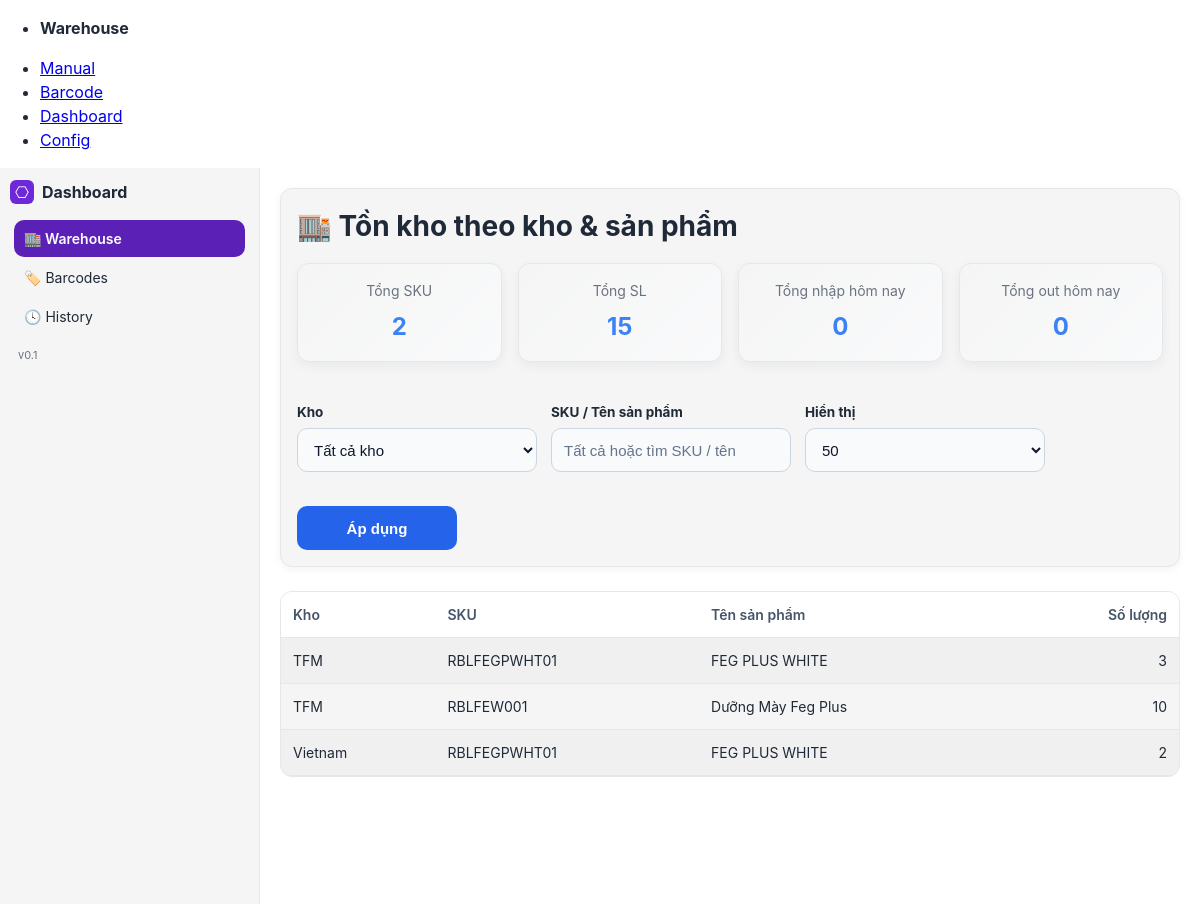
The page /dashboard/warehouse/ on the database its author committed.
### inventory/models.py (models this page shows, shortened)
class Product(models.Model):
    sku   = models.CharField(max_length=64, unique=True, db_index=True)
    name  = models.CharField(max_length=255)
    code4 = models.CharField(
        max_length=4,
        unique=True,
        validators=[RegexValidator(r'^\d{4}$', 'Mã sản phẩm phải gồm đúng 4 chữ số.')],
        editable=False,  # không cho sửa trên form/admin
    )
    class Meta:
        ordering = ["id"]

### inventory/views.py (the view)
# urls.py: path("dashboard/warehouse/", views.dashboard_warehouse, name="dashboard_warehouse"),
def dashboard_warehouse(request):
    wh_id = request.GET.get("wh") or ""
    q     = (request.GET.get("q") or "").strip()
    per   = int(request.GET.get("per") or 50)
    warehouses = Warehouse.objects.all().order_by("code")
    inv_qs = Inventory.objects.select_related("warehouse", "product")
    if wh_id:
        inv_qs = inv_qs.filter(warehouse_id=wh_id)
    if q:
        inv_qs = inv_qs.filter(Q(product__sku__icontains=q) | Q(product__name__icontains=q))
    rows = (
        inv_qs.values("warehouse__code", "product__sku", "product__name")
              .annotate(qty=Sum("qty"))
              .order_by("warehouse__code", "product__sku")
    )
    pager = Paginator(list(rows), per)
    page  = pager.get_page(request.GET.get("page", 1))
    today = timezone.now().date()
    move_today_qs = Move.objects.filter(
        created_at__date=today
    )
    if wh_id:
        move_today_qs = move_today_qs.filter(
            Q(from_wh_id=wh_id) | Q(to_wh_id=wh_id)
        )
    today_in = move_today_qs.filter(action='IN').count()
    today_out = move_today_qs.filter(action='OUT').count()
    return render(request, "inventory/dashboard_warehouse.html", {
        "active_tab": "warehouse",
        "warehouses": warehouses,
        "wh_id": str(wh_id),
        "q": q,
        "per": per,
        "per_options": [25, 50, 100, 200],
        "page": page,
        "total_skus": rows.values("product__sku").distinct().count(),
        "total_qty": sum(r["qty"] or 0 for r in rows),
        "today_in": today_in,
        "today_out": today_out,
    })

### inventory/templates/inventory/dashboard_warehouse.html (shortened to what this page needs)
{% extends "inventory/base.html" %}
{% block content %}
<div class="dash-wrap">
  {% include "inventory/_dash_sidebar.html" %}
  <main class="dash-main">
    <div class="dash-header">
      <h2 class="dash-title">🏬 Tồn kho theo kho & sản phẩm</h2>
      <div class="stats-grid">
        <div class="stat-card">
          <p class="label">Tổng SKU</p>
          <p class="value">{{ total_skus }}</p>
        </div>
        <div class="stat-card">
          <p class="label">Tổng SL</p>
          <p class="value">{{ total_qty }}</p>
        </div>
        <div class="stat-card">
          <p class="label">Tổng nhập hôm nay</p>
          <p class="value">{{ today_in|default:0 }}</p>
        </div>
        <div class="stat-card">
          <p class="label">Tổng out hôm nay</p>
          <p class="value">{{ today_out|default:0 }}</p>
        </div>
      </div>
      <form method="get" class="filters">
        <div>
          <label>Kho</label>
          <select name="wh">
            <option value="" {% if not wh_id %}selected{% endif %}>Tất cả kho</option>
          </select>
        </div>
        <div>
          <label>SKU / Tên sản phẩm</label>
          <input type="search" name="q" value="{{ q }}" placeholder="Tất cả hoặc tìm SKU / tên">
        </div>
        <div>
          <label>Hiển thị</label>
          <select name="per">
            {% for n in per_options %}
              <option value="{{ n }}" {% if per == n %}selected{% endif %}>{{ n }}</option>
            {% endfor %}
          </select>
        </div>
        <div>
          <button type="submit" style="margin-top: 20px;">Áp dụng</button>
        </div>
      </form>
    </div>
    <article class="table-card">
      <div class="table-wrap">
        <table>
          <thead>
            <tr>
              <th>Kho</th>
              <th>SKU</th>
              <th>Tên sản phẩm</th>
              <th style="text-align:right">Số lượng</th>
            </tr>
          </thead>
          <tbody>
            {% for r in page.object_list %}
              <tr>
                <td>{{ r.warehouse__code }}</td>
                <td>{{ r.product__sku }}</td>
                <td>{{ r.product__name }}</td>
                <td style="text-align:right">{{ r.qty|default:0 }}</td>
              </tr>
            {% empty %}<tr><td colspan="4">Chưa có dữ liệu.</td></tr>{% endfor %}
          </tbody>
        </table>
      </div>
    </article>
  </main>
</div>
{% endblock %}

### inventory/templates/inventory/base.html (style rules this page uses)
:root { --background: #FFFFFF; --card-bg: #F5F5F5; --border: #E5E7EB; --text: #1F2937; --muted: #6B7280; --primary: #3B82F6; --success: #10B981; --error: #EF4444; --font-family: 'Inter', system-ui, -apple-system, sans-serif; }
body { font-family: var(--font-family); background: var(--background); color: var(--text); margin: 0; padding: 0; line-height: 1.5; }
button, a[role="button"] { padding: 10px 16px; border-radius: 8px; border: none; background: var(--primary); color: #FFFFFF; font-weight: 600; cursor: pointer; transition: background .2s ease, transform .2s ease; }
input, select, textarea { padding: 10px; border: 1px solid var(--border); border-radius: 8px; background: #FFFFFF; color: var(--text); font-size: 14px; width: 100%; box-sizing: border-box; }
h2 { font-size: 28px; font-weight: 700; margin: 0 0 16px; color: var(--text); }
.dash-wrap { display:grid;grid-template-columns:200px 1fr;min-height:calc(100vh - 64px) }
.dash-main { padding:20px }
.table-card { background:var(--card-bg);border:1px solid var(--border);border-radius:16px }
.table-wrap { overflow:auto;max-height:70vh }
table { width:100%;min-width:1000px;border-collapse:collapse }
th,td { padding:12px;border-bottom:1px solid var(--border);text-align:left }
thead th { position:sticky;top:0;background:var(--card-bg);z-index:1 }

### inventory/templates/inventory/dashboard_warehouse.html (style rules this page uses)
.dash-wrap { display: grid; grid-template-columns: 260px 1fr; min-height: calc(100vh - 64px); }
.dash-main { padding: 20px; background: var(--background); }
.dash-header { background: var(--card-bg); border: 1px solid var(--border); border-radius: 12px; padding: 16px; margin-bottom: 24px; box-shadow: 0 2px 8px rgba(0, 0, 0, 0.05); display: flex; flex-direction: column; gap: 16px; }
.dash-title { font-size: 28px; font-weight: 700; margin: 0; color: var(--text); display: flex; align-items: center; gap: 12px; }
.filters { display: flex; gap: 12px; align-items: flex-end; flex-wrap: wrap; }
.filters label { font-size: 14px; color: var(--muted); margin-bottom: 4px; display: block; }
.filters select, .filters input { height: 36px; padding: 0 10px; font-size: 14px; border: 1px solid var(--border); border-radius: 8px; background: #FFFFFF; width: 200px; box-sizing: border-box; }
.stats-grid { display: grid; grid-template-columns: repeat(auto-fit, minmax(200px, 1fr)); gap: 16px; margin-bottom: 24px; }
.stat-card { background: linear-gradient(135deg, var(--card-bg), #F9FAFB); border: 1px solid var(--border); border-radius: 12px; padding: 16px; text-align: center; box-shadow: 0 4px 12px rgba(0, 0, 0, 0.05); transition: transform 0.2s ease; }
.stat-card .value { font-size: 24px; font-weight: 700; color: var(--primary); margin: 8px 0 0; }
.stat-card .label { font-size: 14px; color: var(--muted); margin: 0; }
.table-card { background: var(--card-bg); border: 1px solid var(--border); border-radius: 12px; overflow: hidden; margin-top: 24px; }
.table-wrap { overflow: auto; max-height: 70vh; }
table { width: 100%; min-width: 800px; border-collapse: collapse; }
thead th { position: sticky; top: 0; background: var(--card-bg); z-index: 1; padding: 12px; text-align: left; font-size: 16px; font-weight: 600; border-bottom: 1px solid var(--border); }
tbody td { padding: 12px; font-size: 16px; border-bottom: 1px solid var(--border); }
tbody tr:nth-child(odd) { background: rgba(0, 0, 0, 0.02); }
.filters { gap: 14px; align-items: flex-end; }
.filters label { font-size: 13.5px; font-weight: 700; color: #1f2937; margin-bottom: 6px; }
.filters input, .filters select { height: 44px; padding: 0 12px; font-size: 15px; border: 1px solid #cbd5e1; border-radius: 10px; background: #f8fafc; color: #0f172a; width: 240px; box-sizing: border-box; transition: border-color .15s, background .15s, box-shadow .15s; }
.filters input::placeholder { color:#64748b; font-weight:500; }
:root { --wh-btn-h: 44px; --wh-btn-w: 160px; }
.filters .btn-eq, .filters button[type="submit"] { height: var(--wh-btn-h); min-width: var(--wh-btn-w); padding: 0 16px; border-radius: 10px; border: 1px solid transparent; font-size: 15px; font-weight: 700; background: #2563eb; color: #fff; cursor: pointer; transition: transform .12s ease, filter .12s ease; margin: 0; }
thead th { font-size: 14px; color: #475569; background: #fff; border-bottom: 1px solid #e5e7eb; }
tbody td { font-size: 14px; }

### rows shown on the page
Product: warehouse__code "TFM", product__sku "RBLFEGPWHT01", product__name "FEG PLUS WHITE", qty "3", warehouse__code "Vietnam", qty "2"
Product: warehouse__code "TFM", product__sku "RBLFEW001", product__name "Dưỡng Mày Feg Plus", qty "10"

### other values the page prints
{{ total_skus }} "2"
{{ total_qty }} "15"
{{ today_in|default:0 }} "0"
{{ today_out|default:0 }} "0"
form field per "50"
